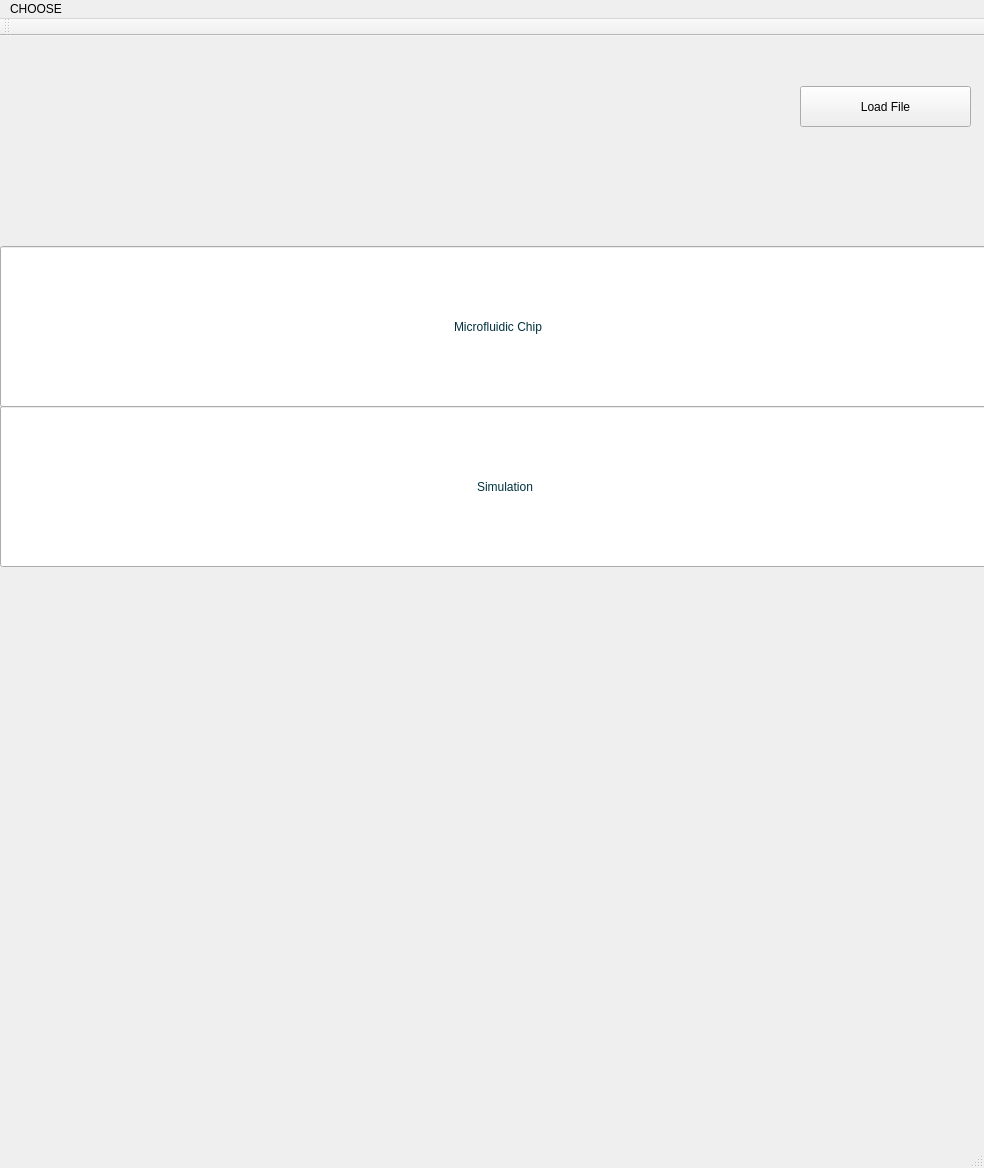
<?xml version="1.0" encoding="UTF-8"?>
<ui version="4.0">
 <class>MainWindow</class>
 <widget class="QMainWindow" name="MainWindow">
  <property name="geometry">
   <rect>
    <x>0</x>
    <y>0</y>
    <width>984</width>
    <height>1168</height>
   </rect>
  </property>
  <property name="windowTitle">
   <string>MainWindow</string>
  </property>
  <widget class="QWidget" name="centralWidget">
   <widget class="QPushButton" name="LoadFileButton">
    <property name="geometry">
     <rect>
      <x>800</x>
      <y>50</y>
      <width>171</width>
      <height>41</height>
     </rect>
    </property>
    <property name="text">
     <string>Load File</string>
    </property>
   </widget>
   <widget class="QLineEdit" name="lineEdit">
    <property name="geometry">
     <rect>
      <x>0</x>
      <y>210</y>
      <width>1001</width>
      <height>161</height>
     </rect>
    </property>
    <property name="styleSheet">
     <string notr="true">font: 75 60pt &quot;Buxton Sketch&quot;;
color:rgb(0, 48, 63)</string>
    </property>
    <property name="text">
     <string>Microfluidic Chip </string>
    </property>
    <property name="alignment">
     <set>Qt::AlignCenter</set>
    </property>
   </widget>
   <widget class="QLineEdit" name="lineEdit_2">
    <property name="geometry">
     <rect>
      <x>0</x>
      <y>370</y>
      <width>1011</width>
      <height>161</height>
     </rect>
    </property>
    <property name="styleSheet">
     <string notr="true">font: 75 60pt &quot;Buxton Sketch&quot;;
color:rgb(0, 48, 63)</string>
    </property>
    <property name="text">
     <string>Simulation</string>
    </property>
    <property name="alignment">
     <set>Qt::AlignCenter</set>
    </property>
   </widget>
  </widget>
  <widget class="QMenuBar" name="menuBar">
   <property name="geometry">
    <rect>
     <x>0</x>
     <y>0</y>
     <width>984</width>
     <height>17</height>
    </rect>
   </property>
   <widget class="QMenu" name="menuCHOOSE">
    <property name="title">
     <string>CHOOSE</string>
    </property>
    <addaction name="actionStart"/>
    <addaction name="actionCalculate"/>
    <addaction name="actionClear"/>
    <addaction name="actionReturn"/>
   </widget>
   <addaction name="menuCHOOSE"/>
  </widget>
  <widget class="QToolBar" name="mainToolBar">
   <attribute name="toolBarArea">
    <enum>TopToolBarArea</enum>
   </attribute>
   <attribute name="toolBarBreak">
    <bool>false</bool>
   </attribute>
  </widget>
  <widget class="QStatusBar" name="statusBar"/>
  <action name="actionStart">
   <property name="text">
    <string>Start</string>
   </property>
  </action>
  <action name="actionCalculate">
   <property name="text">
    <string>Calculate</string>
   </property>
  </action>
  <action name="actionClear">
   <property name="text">
    <string>Clear</string>
   </property>
  </action>
  <action name="actionReturn">
   <property name="text">
    <string>Return</string>
   </property>
  </action>
 </widget>
 <layoutdefault spacing="6" margin="11"/>
 <resources/>
 <connections/>
</ui>
